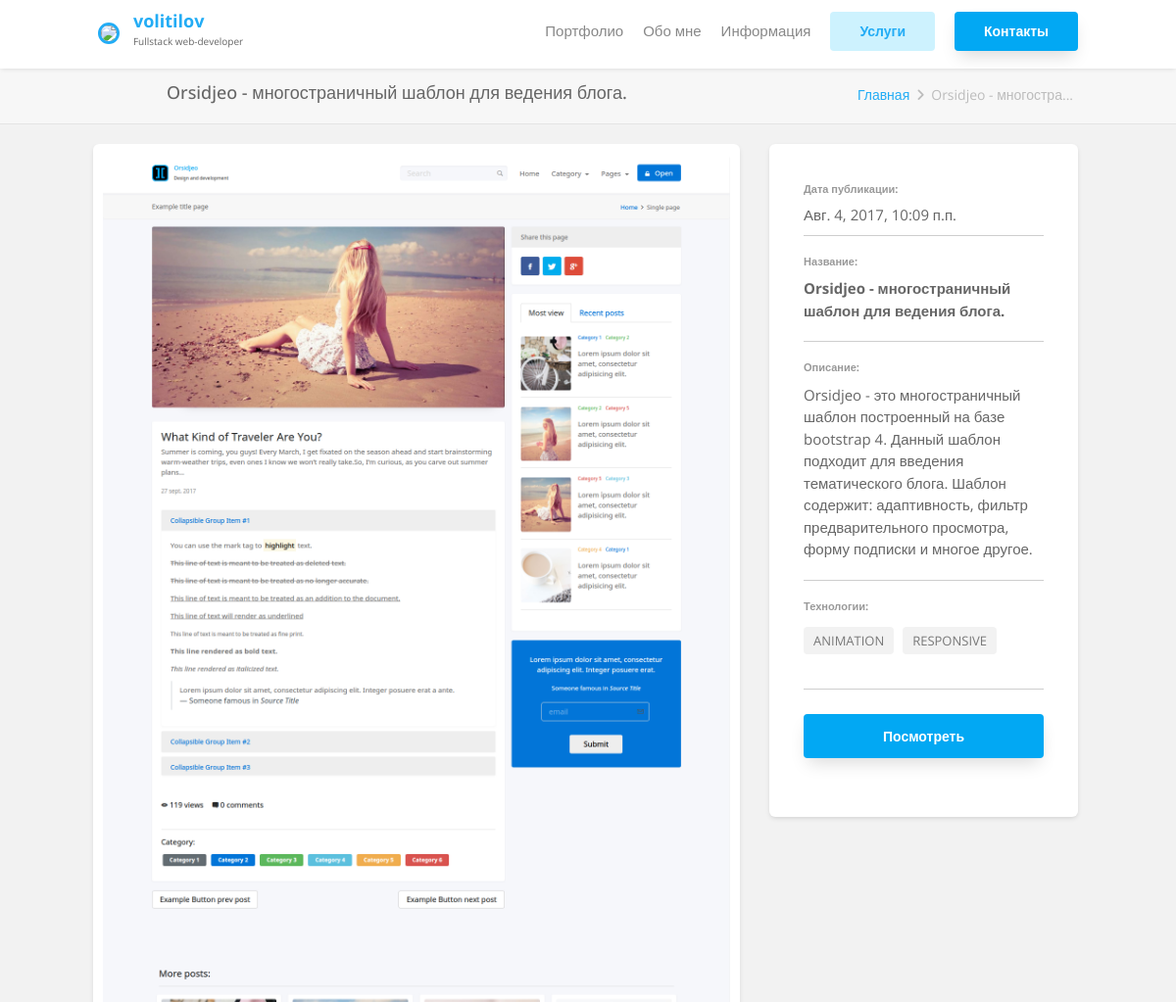
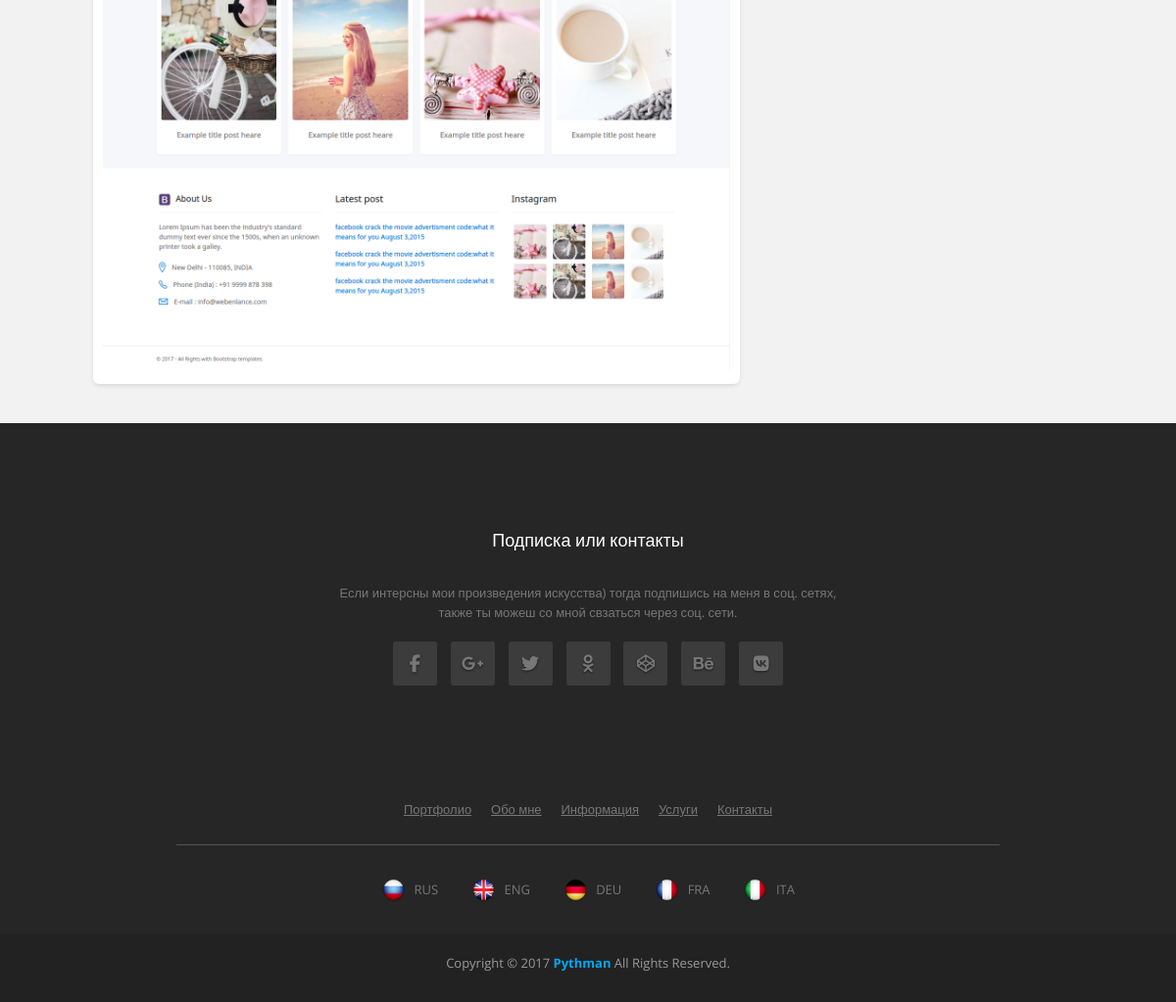
The app's page /work/13/ with its own data (2 pictures, top to bottom).
### my_site/models.py (models this page shows, shortened)
class PortfolioItem(models.Model):
	class Meta():
		verbose_name = 'Работа'
		verbose_name_plural = 'Работы'
	category = models.ManyToManyField(Category, verbose_name='Категория(и):')
	title = models.CharField(max_length=200, verbose_name='Название:')
	description = models.TextField(verbose_name='Описание:')
	img_small = models.ImageField(upload_to='portfolio/%d-%m-%Y', verbose_name='Мал. изображение:')
	img_big = models.ImageField(upload_to='portfolio/%d-%m-%Y', verbose_name='Бол. изображение:')
	project_url = models.URLField(max_length=200, verbose_name='Ссылка проекта:')
	download = models.URLField(max_length=300, verbose_name='Ссылка скачки:')
	created_date = models.DateTimeField(default=timezone.now, verbose_name='Дата создания:')
	published_date = models.DateTimeField(blank=True, null=True, verbose_name='Дата публикации:')
	likes = models.IntegerField(default=0, verbose_name='Кол. лайков:')
	previews = models.IntegerField(default=0, verbose_name='Кол. просмотров:')

class Category(models.Model):
	class Meta:
		verbose_name = 'Категория'
		verbose_name_plural = 'Категории'
	title = models.CharField(max_length=30, verbose_name='Название', unique=True)
	def __str__(self):
		return self.title

### my_site/views.py (the view)
# urls.py: url(r'^work/(?P<pk>[0-9]+)/$', views.work_page, name='work')
def work_page(request, pk):
    return render(request, 'pages/work.html', {
        'works': PortfolioItem.objects.all(),
        'work': get_object_or_404(PortfolioItem, pk=pk)
    })

### my_site/templates/pages/work.html (shortened to what this page needs)
{% extends 'base.html' %}
{% block content %}
<nav class="col-md-12 page-header">
	<h4>{{ work.title }}</h4>
	<ul class="site-breadcrumbs">
		<li><a href="/">Главная</a></li>
		<li><i class="fa fa-angle-right"></i></li>
		<li>{{ work.title|slice:':20' }}...</li>
	</ul>
</nav>
<section class="col-xs-12 work">
	<article class="col-xs-12 col-sm-8 animated bounceInLeft">
		<div class="work-image-wrapper">
			<img src="{{ work.img_big.url }}"/>
		</div>
	</article>
	<aside>
		<div class="col-xs-12 col-sm-4 animated bounceInRight">
			<div class="work-meta">
				<div class="work-meta-item">
					<h5>Дата публикации:</h5>
					<time pubdate>{{ work.published_date }}</time>
				</div>
				<div class="work-meta-item">
					<h5>Название:</h5>
					<p><strong>{{ work.title }}</strong></p>
				</div>
				<div class="work-meta-item">
					<h5>Описание:</h5>
					<p>{{ work.description }}</p>
				</div>
				<div class="work-meta-item">
					<h5>Технологии:</h5>
					<ul class="tags">
						{% for category in work.category.all %}
							<li>{{ category }}</li>
						{% endfor %}
					</ul>
				</div>
				<div class="freebie-btn">
					<ul>
						<li><a class="btn-blue" href="{{  work.project_url }}" target="_blank">
							<span>Посмотреть</span>
						</a></li>
					</ul>
				</div>
			</div>
		</div>
	</aside>
</section>
{% endblock %}

### my_site/templates/base.html (shortened to what this page needs)
<!DOCTYPE html>
<html>
<head>
	{% load staticfiles %}
	<link href="{% static 'css/rules/normolize.min.css' %}" rel="stylesheet"/>
	<link href="{% static 'css/rules/bootstrap.min.css' %}" rel="stylesheet"/>
	<link href="{% static 'css/rules/global.min.css' %}" rel="stylesheet"/>
	<link href="{% static 'css/rules/typography.min.css' %}" rel="stylesheet"/>
	<link href="{% static 'css/components/buttons.min.css' %}" rel="stylesheet"/>
	<link href="{% static 'css/components/head.css' %}" rel="stylesheet"/>
	<link href="{% static 'css/components/footer.css' %}" rel="stylesheet"/>
	<link href="{% static 'css/components/page-header.css' %}" rel="stylesheet"/>
	<link href="{% static 'css/components/more.css' %}" rel="stylesheet"/>
	<link href="{% static 'css/components/portfolio-item.css' %}" rel="stylesheet"/>
	<link href="{% static 'css/components/icons.css' %}" rel="stylesheet"/>
	<link href="{% static 'css/components/tags.css' %}" rel="stylesheet"/>
	<link href="{% static 'css/widjets/tree.css' %}" rel="stylesheet"/>
	<link href="{% static 'css/widjets/loader.css' %}" rel="stylesheet"/>
	<link href="{% static 'css/pages/about.css' %}" rel="stylesheet"/>
	<link href="{% static 'css/pages/contacts.css' %}" rel="stylesheet"/>
	<link href="{% static 'css/pages/feedback.css' %}" rel="stylesheet"/>
	<link href="{% static 'css/pages/home.css' %}" rel="stylesheet"/>
	<link href="{% static 'css/pages/info.css' %}" rel="stylesheet"/>
	<link href="{% static 'css/pages/services.css' %}" rel="stylesheet"/>
	<link href="{% static 'css/pages/work.css' %}" rel="stylesheet"/>
	<link rel="stylesheet" href="{% static 'lib/font-awesome/css/font-awesome.min.css' %}"/>
</head>
<body>
	{% include 'components/_head.html' %}
	{% block content %}{% endblock %}
	{% include 'components/_footer.html' %}
</body>
</html>

### my_site/templates/components/_head.html (shortened to what this page needs)
{% load static %}
{% load staticfiles %}
<header>
	<nav class="navbar head">
		<div class="navbar-header">
			<a href="/" title="Back to home">
				<hgroup>
					<span><img src="{% static 'img/foto.jpg' %}"/></span>
					<span>
						<h3>volitilov</h3>
						<h4>Fullstack web-developer</h4>
					</span>
				</hgroup>
			</a>
		</div>
		<div id="navbar" class="navbar-collapse collapse">
			<menu class="nav navbar-nav navbar-right">
				<li><a href="/">Портфолио</a></li>
				<li><a href="{% url 'about' %}">Обо мне</a></li>
				<li><a href="{% url 'info' %}">Информация</a></li>
				<li><a href="{% url 'services' %}" class="btn-blue-light">Услуги</a></li>
				<li><a href="{% url 'contacts' %}" class="btn-blue">Контакты</a></li>
			</menu>
		</div>
	</nav>
</header>

### my_site/templates/components/_more.html (shortened to what this page needs)
{% load staticfiles %}

### my_site/templates/components/_footer.html
{% load staticfiles %}
<footer>
	<div class="col-xs-12 footer-body">
		<div class="col-xs-12 follow">
			<h4>Подписка или контакты</h4>
			<p>Если интерсны мои произведения искусства) тогда подпишись на меня в соц. сетях,<br>
			также ты можеш со мной свзаться через соц. сети.</p>
			<ul>
				<li><a href="https://www.facebook.com/volitilov" title="facebook" target="_blank"><i class="fa fa-facebook"></i></a></li>
				<li><a href="#" title="google-plus"><i class="fa fa-google-plus"></i></a></li>
				<li><a href="https://twitter.com/_volitilov_?lang=ru" title="twitter" target="_blank"><i class="fa fa-twitter"></i></a></li>
				<li><a href="https://ok.ru/profile/567774078600" title="odnoklassniki" target="_blank"><i class="fa fa-odnoklassniki"></i></a></li>
				<li><a href="https://codepen.io/volitilov/" title="codepen"><i class="fa fa-codepen"></i></a></li>
				<li><a href="https://www.behance.net/volitilov1ebb" title="behance"><i class="fa fa-behance"></i></a></li>
				<li><a href="https://vk.com/volitilov" title="vk" target="_blank"><i class="fa fa-vk"></i></a></li>
			</ul>
		</div>
		<nav class="col-xs-12 footer-menu">
			<ul>
				<li><a href="/">Портфолио</a></li>
				<li><a href="{% url 'about' %}">Обо мне</a></li>
				<li><a href="{% url 'info' %}">Информация</a></li>
				<li><a href="{% url 'services' %}">Услуги</a></li>
				<li><a href="{% url 'contacts' %}">Контакты</a></li>
			</ul>
		</nav>
		<menu label="languages" class="col-xs-12 language">
			<ul>
				<li><a href="#">
					<span><img src="{% static 'img/flags_2/rus.png' %}" alt="rus"></span>
					<span>RUS</span>
				</a></li>
				<li><a href="#">
					<span><img src="{% static 'img/flags_2/eng.png' %}" alt="eng"></span>
					<span>ENG</span>
				</a></li>
				<li><a href="#">
					<span><img src="{% static 'img/flags_2/deu.png' %}" alt="deu"></span>
					<span>DEU</span>
				</a></li>
				<li><a href="#">
					<span><img src="{% static 'img/flags_2/fra.png' %}" alt="fra"></span>
					<span>FRA</span>
				</a></li>
				<li><a href="#">
					<span><img src="{% static 'img/flags_2/ita.png' %}" alt="ita"></span>
					<span>ITA</span>
				</a></li>
			</ul>
		</menu>
	</div>
	<div class="col-xs-12 footer-copyright">
		<p>Copyright  © 2017 <strong><font color="#02a8f3">Pythman</font></strong> All Rights Reserved.</p>
	</div>
</footer>

### my_site/static/css/components/head.css (style rules this page uses)
.head { z-index: 1; height: 90px; padding-top: 7px; padding-left: 10px; padding-right: 10px; background-color: #fff; box-shadow: 0 1px 5px -1px rgba(0, 0, 0, 0.15); }
.head .navbar-collapse { margin: 0 auto; }
.head .navbar-collapse { margin-top: 20px; width: 100%; min-height: 500px; overflow-x: visible; padding: 30px 0 50px; -webkit-overflow-scrolling: touch; text-align: center; background-color: #fff; box-shadow: 0 1px 5px -1px rgba(0, 0, 0, 0.15); border-radius: 4px; }
.head .navbar-right { padding: 0px; padding-left: 20px; padding-right: 20px; }
.head .navbar-header { padding-top: 2px; }
.head .navbar-header a img { margin-left: 20px; transition: 0.3s; border-radius: 50%; border: 3px solid #22ACF5; width: 50px; }
.head .navbar-header a h3 { color: #22ACF5; font-size: 18px; }
.head .navbar-header a h4 { font-size: 10px; margin-left: 10px; margin-top: 5px; font-weight: normal; color: #666; }
.head .navbar-header a h3 { padding: 0px; margin: 0px; margin-top: 3px; margin-left: 10px; }
.head .navbar-right a { vertical-align: middle; margin: 10px; color: #888888; }
.head .navbar-right .btn-blue, .head .navbar-right .btn-blue-light { padding: 10px 30px; margin-top: 15px; }
.head .navbar-right .btn-blue { color: #fff; }
.head .navbar-right .btn-blue-light { color: #22ACF5; }
@media (min-width: 768px) { .head { padding-left: 10px; padding-right: 10px; } }
@media (min-width: 768px) { .head .navbar-collapse { margin-top: 0px; min-height: 90px; padding: 5px 0px; background-color: transparent; box-shadow: none; } }
@media (min-width: 768px) { .head .navbar-header a { display: none; } }
@media (min-width: 984px) { .head { padding-left: 20px; } }
@media (min-width: 984px) { .head .navbar-header { z-index: 999; } }
@media (min-width: 984px) { .head .navbar-header a { display: block; } }
@media (min-width: 1068px) { .head { height: 70px; padding-left: 80px; padding-right: 70px; } }
@media (min-width: 1068px) { .head .navbar-collapse a { margin-top: -6px; } }
@media (min-width: 1068px) { .head .navbar-right .btn-blue, .head .navbar-right .btn-blue-light { margin-top: 0; } }

### my_site/static/css/components/footer.css (style rules this page uses)
footer,footer a { color: #777; }
footer { padding: 0; text-align: center; }
footer h4 { color: #fff; font-weight: 500; border-color: rgba(255,255,255,.07); padding-bottom: 5px; margin-bottom: 30px; }
footer p { font-size: 13px; }
footer .footer-body { padding: 100px 30px 0; background: #262626; }
footer .footer-body li { display: inline; padding-top: 3px; padding-bottom: 3px; }
footer .footer-body .follow a { text-align: center; display: inline-block; background: rgba(255,255,255,.1); border-radius: 3px; width: 45px; height: 45px; padding-top: 13px; margin: 5px; }
footer .footer-body .follow a i { font-size: 18px; text-shadow: 0 1px 2px rgba(0,0,0,.6); }
footer .footer-body .language ul { padding: 0; }
footer .footer-body .language ul li { display: inline-block; list-style: none; font-size: 13px; }
footer .footer-body .language span { display: inline-block; vertical-align: middle; }
footer .footer-body .language a { margin: 15px; }
footer .footer-body .language img { width: 25px; height: 25px; margin-right: 5px; }
footer .footer-body .footer-menu { margin-top: 80px; border-bottom: 1px solid #555; padding-bottom: 10px; }
footer .footer-body .footer-menu a { font-size: 13px; margin: 8px; text-decoration: underline; }
footer .footer-copyright { background: #222; color: #999; padding: 20px 30px; }
@media (min-width: 768px) { footer .footer-body, footer .footer-copyright { padding-left: 100px; padding-right: 100px; } }
@media (min-width: 1024px) { footer .footer-body, footer .footer-copyright { padding-left: 180px; padding-right: 180px; } }

### my_site/static/css/components/page-header.css (style rules this page uses)
.page-header { margin: 0; padding: 5px 30px; background: #f7f7f7; border-bottom: 1px solid #e4e4e4; }
.page-header h4 { margin: 10px 0 0; padding: 0; font-weight: 500; color: #666; }
.page-header li { margin-left: 3px; display: inline-block; }
.page-header .site-breadcrumbs { text-align: left; color: #bcbcbc; font-weight: 400; font-size: 14px }
@media (min-width: 768px) { .page-header { padding-left: 40px; padding-right: 40px; } }
@media (min-width: 984px) { .page-header { padding-left: 120px; padding-right: 45px; } }
@media (min-width: 984px) { .page-header .site-breadcrumbs { text-align: right; margin-top: -18px } }
@media (min-width: 1068px) { .page-header { padding-left: 170px; padding-right: 105px } }

### my_site/static/css/pages/home.css (style rules this page uses)
article { overflow: hidden; }

### records on screen
PortfolioItem: title "Orsidjeo - многостраничный шаблон для ведения блога.", title "Orsidjeo - многостра", img_big (picture), published_date "Авг. 4, 2017, 10:09 п.п.", description "Orsidjeo - это многостраничный шаблон построенный на базе bootstrap 4. Данный шаблон подходит для введения тематического блога. Шаблон содержит: адаптивность, фильтр предварительного просмотра, форму подписки и многое другое."
Category: title "ANIMATION"
Category: title "RESPONSIVE"
